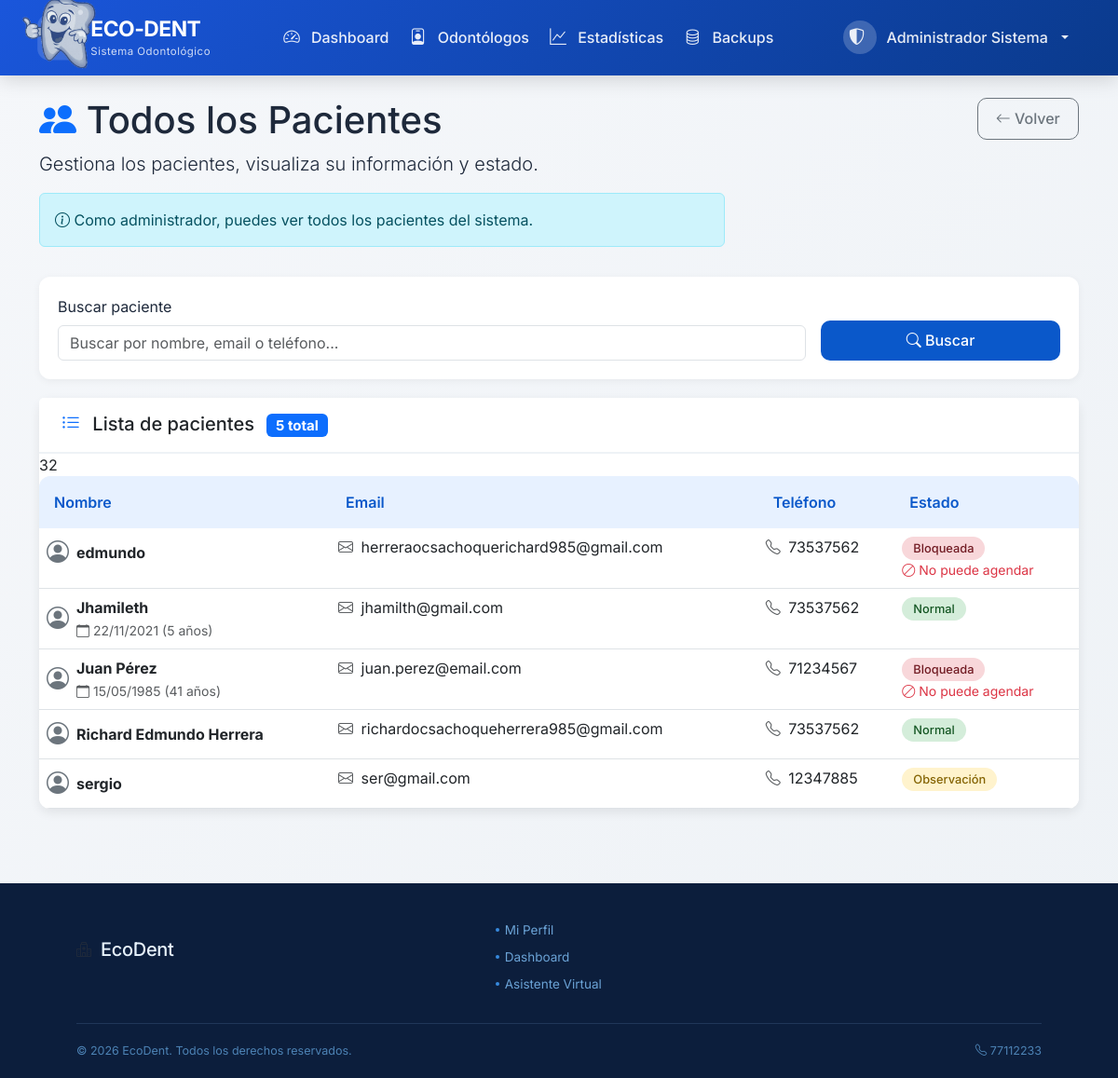
/public/odontologo/pacientes.php (signed in), run on the app's committed database.
### tables this page shows
CREATE TABLE `pacientes` (
  `id_paciente` int(11) NOT NULL AUTO_INCREMENT,
  `id_usuario` int(11) NOT NULL,
  `fecha_nacimiento` date DEFAULT NULL,
  `direccion` text DEFAULT NULL,
  `ausencias_sin_aviso` int(11) DEFAULT 0,
  `llegadas_tarde` int(11) DEFAULT 0,
  `fecha_ultima_ausencia` date DEFAULT NULL,
  `estado_cuenta` enum('normal','observacion','restringida','bloqueada') DEFAULT 'normal',
  `puede_agendar` tinyint(1) DEFAULT 1,
  `limite_citas_simultaneas` int(11) DEFAULT 3,
  `fecha_actualizacion_estado` datetime DEFAULT NULL,
  PRIMARY KEY (`id_paciente`),
  UNIQUE KEY `id_usuario` (`id_usuario`),
  KEY `idx_estado_cuenta` (`estado_cuenta`),
  KEY `idx_ausencias` (`ausencias_sin_aviso`),
  CONSTRAINT `pacientes_ibfk_1` FOREIGN KEY (`id_usuario`) REFERENCES `usuarios` (`id_usuario`) ON DELETE CASCADE
);

CREATE TABLE `usuarios` (
  `id_usuario` int(11) NOT NULL AUTO_INCREMENT,
  `email` varchar(100) NOT NULL,
  `contrasena_hash` varchar(255) NOT NULL,
  `nombre_completo` varchar(150) NOT NULL,
  `telefono` varchar(20) DEFAULT NULL,
  `rol` enum('paciente','odontologo','admin') NOT NULL,
  `email_verificado` tinyint(1) DEFAULT 0,
  `codigo_verificacion` varchar(10) DEFAULT NULL,
  `codigo_expiracion` datetime DEFAULT NULL,
  `activo` tinyint(1) DEFAULT 1,
  `fecha_registro` datetime DEFAULT current_timestamp(),
  `ultimo_acceso` datetime DEFAULT NULL,
  PRIMARY KEY (`id_usuario`),
  UNIQUE KEY `email` (`email`),
  KEY `idx_email` (`email`),
  KEY `idx_rol` (`rol`)
);

### includes/funciones.php (called while the page is built, shortened)
<?php
function esAdmin() {
    return isset($_SESSION['rol']) && $_SESSION['rol'] === 'admin';
}
?>

### public/odontologo/pacientes.php (the view, shortened to what this page needs)
<?php
require_once '../../config/database.php';
require_once '../../includes/funciones.php';
$es_admin = esAdmin();
$busqueda = isset($_GET['buscar']) ? sanitizar($_GET['buscar']) : '';
$pagina = isset($_GET['pagina']) ? (int)$_GET['pagina'] : 1;
$por_pagina = 10;
$inicio = ($pagina - 1) * $por_pagina;
if ($busqueda) {
    $sql = "SELECT p.id_paciente, u.id_usuario, u.nombre_completo, u.email, u.telefono,
                   p.fecha_nacimiento, p.direccion, p.ausencias_sin_aviso, p.llegadas_tarde,
                   p.estado_cuenta, p.puede_agendar
            FROM pacientes p
            JOIN usuarios u ON p.id_usuario = u.id_usuario
            WHERE u.nombre_completo LIKE ? OR u.email LIKE ? OR u.telefono LIKE ?
            ORDER BY u.nombre_completo ASC
            LIMIT ?, ?";
    $stmt = $conexion->prepare($sql);
    $param_busqueda = "%$busqueda%";
    $stmt->bind_param("sssii", $param_busqueda, $param_busqueda, $param_busqueda, $inicio, $por_pagina);
    $stmt->execute();
    $pacientes = $stmt->get_result();
    $sql_total = "SELECT COUNT(*) as total FROM pacientes p
                  JOIN usuarios u ON p.id_usuario = u.id_usuario
                  WHERE u.nombre_completo LIKE ? OR u.email LIKE ? OR u.telefono LIKE ?";
    $stmt_total = $conexion->prepare($sql_total);
    $stmt_total->bind_param("sss", $param_busqueda, $param_busqueda, $param_busqueda);
    $stmt_total->execute();
    $total_registros = $stmt_total->get_result()->fetch_assoc()['total'];
} else {
    $sql = "SELECT p.id_paciente, u.id_usuario, u.nombre_completo, u.email, u.telefono,
                   p.fecha_nacimiento, p.direccion, p.ausencias_sin_aviso, p.llegadas_tarde,
                   p.estado_cuenta, p.puede_agendar
            FROM pacientes p
            JOIN usuarios u ON p.id_usuario = u.id_usuario
            ORDER BY u.nombre_completo ASC
            LIMIT ?, ?";
    $stmt = $conexion->prepare($sql);
    $stmt->bind_param("ii", $inicio, $por_pagina);
    $stmt->execute();
    $pacientes = $stmt->get_result();
    $sql_total = "SELECT COUNT(*) as total FROM pacientes";
    $result_total = $conexion->query($sql_total);
    $total_registros = $result_total ? $result_total->fetch_assoc()['total'] : 0;
}
require_once '../../includes/header.php';
?>
<div class="row mb-3">
    <div class="col-md-8">
        <h1><i class="bi bi-people-fill text-primary"></i> <?php echo $es_admin ? 'Todos los Pacientes' : 'Mis Pacientes'; ?></h1>
        <p class="lead">Gestiona los pacientes, visualiza su información y estado.</p>
        <?php if ($es_admin): ?>
            <div class="alert alert-info">
                <i class="bi bi-info-circle"></i> Como administrador, puedes ver todos los pacientes del sistema.
            </div>
        <?php endif; ?>
    </div>
    <div class="col-md-4 text-end">
        <a href="<?php echo $es_admin ? '/ecodent/public/admin/dashboard.php' : 'odontologos.php'; ?>" class="btn btn-outline-secondary">
            <i class="bi bi-arrow-left"></i> Volver
        </a>
    </div>
</div>
<div class="filtro-busqueda">
    <form method="GET" action="" class="row g-3">
        <div class="col-md-9">
            <label class="form-label">Buscar paciente</label>
            <input type="text" class="form-control" name="buscar"
                   placeholder="Buscar por nombre, email o teléfono..."
                   value="<?php echo htmlspecialchars($busqueda); ?>">
        </div>
        <div class="col-md-3 d-flex align-items-end">
            <button type="submit" class="btn btn-primary w-100">
                <i class="bi bi-search"></i> Buscar
            </button>
        </div>
    </form>
</div>
<div class="card">
    <div class="card-header bg-white py-3">
        <div class="d-flex justify-content-between align-items-center">
            <h5 class="mb-0">
                <i class="bi bi-list-ul me-2 text-primary"></i>
                Lista de pacientes
                <span class="badge bg-primary ms-2"><?php echo $total_registros; ?> total</span>
            </h5>
        </div>
    </div>
    <div class="card-body p-0">
        <div class="table-responsive">
            <table class="table table-pacientes table-hover mb-0">
                <thead class="bg-light">
                        <th>Nombre</th>
                        <th>Email</th>
                        <th>Teléfono</th>
                        <th>Estado</th>
                </thead>
                <tbody>
                    <?php if ($pacientes && $pacientes->num_rows > 0): ?>
                        <?php while ($paciente = $pacientes->fetch_assoc()):
                            $estado_class = 'estado-normal';
                            $estado_texto = 'Normal';
                            if ($paciente['estado_cuenta'] == 'observacion') {
                                $estado_class = 'estado-observacion';
                                $estado_texto = 'Observación';
                            } elseif ($paciente['estado_cuenta'] == 'restringida') {
                                $estado_class = 'estado-restringida';
                                $estado_texto = 'Restringida';
                            } elseif ($paciente['estado_cuenta'] == 'bloqueada') {
                                $estado_class = 'estado-bloqueada';
                                $estado_texto = 'Bloqueada';
                            }
                        ?>
                            <tr onclick="window.location.href='paciente_detalle.php?id=<?php echo $paciente['id_paciente']; ?>'">
                                <td>
                                    <div class="d-flex align-items-center">
                                        <div class="me-2">
                                            <i class="bi bi-person-circle fs-4 text-secondary"></i>
                                        </div>
                                        <div>
                                            <strong><?php echo htmlspecialchars($paciente['nombre_completo']); ?></strong>
                                            <?php if ($paciente['fecha_nacimiento']): ?>
                                                <br>
                                                <small class="text-muted">
                                                    <i class="bi bi-calendar"></i>
                                                    <?php echo date('d/m/Y', strtotime($paciente['fecha_nacimiento'])); ?>
                                                    (<?php echo date('Y') - date('Y', strtotime($paciente['fecha_nacimiento'])); ?> años)
                                                </small>
                                            <?php endif; ?>
                                        </div>
                                    </div>
                                </td>
                                <td>
                                    <i class="bi bi-envelope me-1 text-muted"></i>
                                    <?php echo htmlspecialchars($paciente['email']); ?>
                                </td>
                                <td>
                                    <i class="bi bi-telephone me-1 text-muted"></i>
                                    <?php echo $paciente['telefono'] ? htmlspecialchars($paciente['telefono']) : 'No registrado'; ?>
                                </td>
                                <td>
                                    <span class="estado-badge <?php echo $estado_class; ?>">
                                        <?php echo $estado_texto; ?>
                                    </span>
                                    <?php if (!$paciente['puede_agendar']): ?>
                                        <br>
                                        <small class="text-danger">
                                            <i class="bi bi-ban"></i> No puede agendar
                                        </small>
                                    <?php endif; ?>
                                </td>
                            </tr>
                        <?php endwhile; ?>
                    <?php endif; ?>
                </tbody>
            </table>
        </div>
    </div>
</div>
<?php
require_once '../../includes/footer.php';
?>

### public/css/estilos.css (style rules this page uses)
:root { --primary-color: #0a58ca; --primary-dark: #0a58ca; --primary-light: #e7f1ff; --secondary-color: #20c997; --danger-color: #dc3545; --warning-color: #ffc107; --info-color: #0dcaf0; --dark-color: #1e293b; --light-color: #f8f9fc; --success-color: #198754; --gray-color: #6c757d; --border-radius: 12px; --box-shadow: 0 4px 12px rgba(0, 0, 0, 0.08); --transition: all 0.3s ease; }
* { margin: 0; padding: 0; box-sizing: border-box; }
body { font-family: 'Inter', sans-serif; background: linear-gradient(135deg, #f5f7fa 0%, #eef2f6 100%); min-height: 100vh; display: flex; flex-direction: column; color: var(--dark-color); }
.card { border: none; border-radius: var(--border-radius); box-shadow: var(--box-shadow); transition: var(--transition); background: white; }
.card-header { background: transparent; border-bottom: 2px solid #eef2f6; padding: 1.2rem 1.5rem; font-weight: 600; }
.btn { border-radius: 10px; padding: 0.6rem 1.2rem; font-weight: 500; transition: var(--transition); }
.btn-primary { background: var(--primary-color); border: none; }
.table { border-radius: var(--border-radius); overflow: hidden; }
.table thead th { background: var(--primary-light); color: var(--primary-dark); font-weight: 600; border-bottom: none; padding: 1rem; }
.table tbody tr { transition: var(--transition); }
.card, .stat-card, .action-card { animation: fadeIn 0.5s ease forwards; }

### public/odontologo/pacientes.php (style rules this page uses)
.estado-badge { padding: 5px 12px; border-radius: 20px; font-size: 0.8rem; font-weight: 500; }
.estado-normal { background: #d4edda; color: #155724; }
.estado-observacion { background: #fff3cd; color: #856404; }
.estado-bloqueada { background: #f8d7da; color: #721c24; }
.table-pacientes tbody tr { transition: all 0.2s; cursor: pointer; }
.filtro-busqueda { background: white; border-radius: 12px; padding: 20px; box-shadow: 0 2px 8px rgba(0,0,0,0.05); margin-bottom: 20px; }

### data on the page
pacientes: id_usuario.nombre_completo "edmundo", id_usuario.email "herreraocsachoquerichard985@gmail.com", id_usuario.telefono "73537562", estado_cuenta "Bloqueada", puede_agendar 0 (drawn)
pacientes: id_usuario.nombre_completo "Jhamileth", fecha_nacimiento "22/11/2021", id_usuario.email "jhamilth@gmail.com", id_usuario.telefono "73537562", estado_texto "Normal"
pacientes: id_usuario.nombre_completo "Juan Pérez", fecha_nacimiento "15/05/1985", id_usuario.email "juan.perez@email.com", id_usuario.telefono "71234567", estado_cuenta "Bloqueada", puede_agendar 0 (drawn)
pacientes: id_usuario.nombre_completo "Richard Edmundo Herrera", id_usuario.email "richardocsachoqueherrera985@gmail.com", id_usuario.telefono "73537562", estado_texto "Normal"
pacientes: id_usuario.nombre_completo "sergio", id_usuario.email "ser@gmail.com", id_usuario.telefono "12347885", estado_cuenta "Observación"

### other printed values
$_SESSION['nombre_completo'] "Administrador Sistema"
$total_registros "5"
